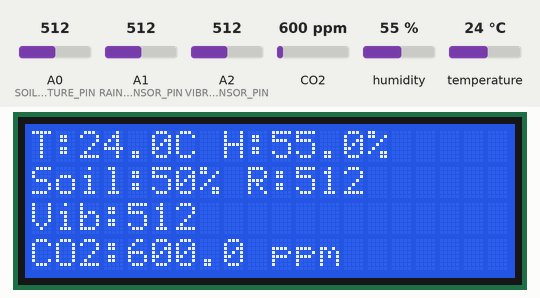
The sketch below on a simulated Arduino Uno, built with avr-gcc and run on an emulated ATmega328P. On the bench: 20×4 character LCD. Inputs (shaded band) come from the test bench; at power-on: A1 (RAIN_SENSOR_PIN) = 512, CO2 600 ppm, humidity 55 %, A0 (SOIL_MOISTURE_PIN) = 512, A2 (VIBRATION_SENSOR_PIN) = 512, temperature 24 °C. The modem accepts every AT command (registered, SIM ready, sends succeed) and sends nothing else; what the sketch prints to the serial monitor is not drawn.

Above: at 5.3 s.
5.4 s: A1 (RAIN_SENSOR_PIN) set to 104
At 11.8 s:
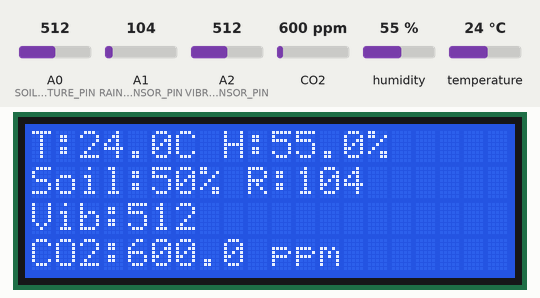
14.4 s: A1 (RAIN_SENSOR_PIN) set to 91
At 20.1 s:
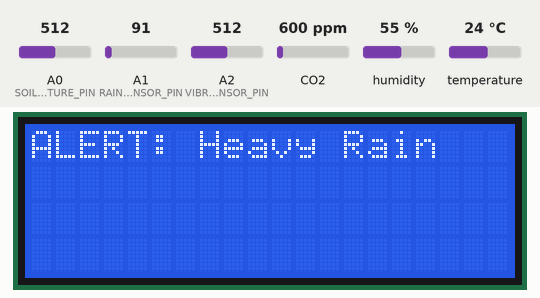
24.9 s: CO2 set to 452 ppm
At 28.5 s:
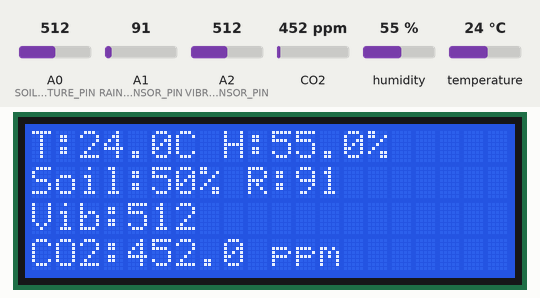
31.3 s: humidity set to 22 %
At 39.3 s:
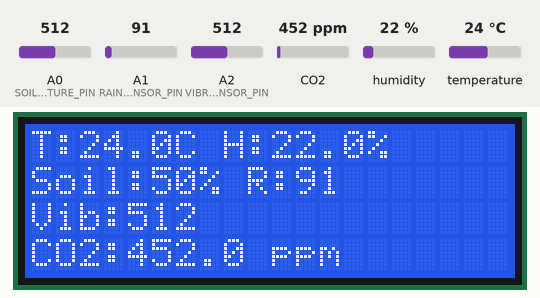
41.8 s: A0 (SOIL_MOISTURE_PIN) set to 490
At 50.1 s:
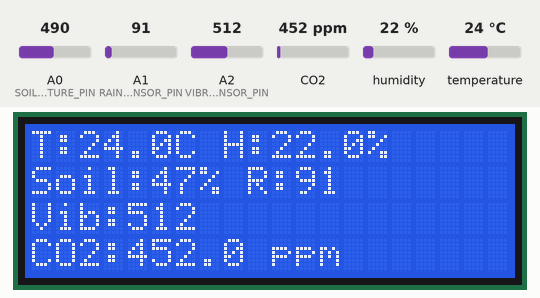
52.4 s: A2 (VIBRATION_SENSOR_PIN) set to 490
At 59.6 s:
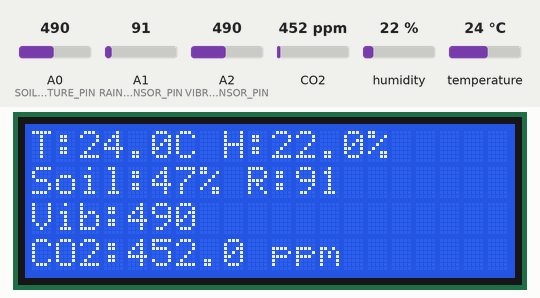
Timing chart, 0 to 61.1 s (numbered marks = the images above; inputs shaded):
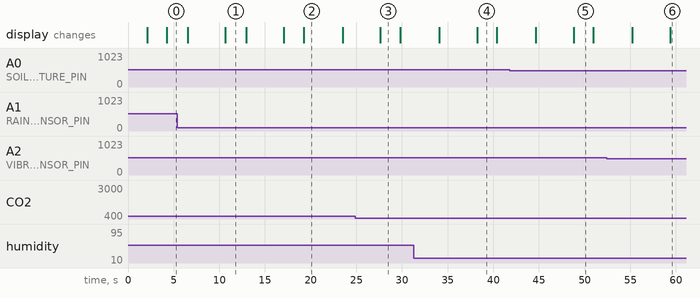

Measured:
- the behaviour switches between 100 and 99 on A1 (RAIN_SENSOR_PIN) (found by bisection; images 1 and 2)
- after the input at 5.4 s, the display: first differs from a run without the input after 5.3 s (image 1)
- after the input at 14.4 s, the display: first changes after 2.7 s (image 2 shows a later state)
- what the display in image 1 shows lasts 2.2 s, from 10.7 s to 12.9 s
- what the display in image 2 shows lasts 4.3 s, from 19.2 s to 23.5 s
- what the display in image 3 shows lasts 2.2 s, from 27.6 s to 29.8 s

The sketch:

ARDUINO_CODE.ino
```cpp
#include <DHT.h>
#include <Wire.h>
#include <LiquidCrystal_I2C.h>
#include <MQ135.h>
#include <SoftwareSerial.h>

#define DHTPIN 2        // DHT11 data pin connected to Arduino pin 2
#define DHTTYPE DHT11   // DHT 11 sensor type
#define SOIL_MOISTURE_PIN A0  // Soil moisture sensor connected to analog pin A0
#define RAIN_SENSOR_PIN A1    // Rain sensor connected to analog pin A1
#define VIBRATION_SENSOR_PIN A2 // Vibration sensor connected to analog pin A2
#define MQ135_PIN A3    // MQ135 sensor connected to analog pin A3

#define GSM_RX 10  // SIM800L RX pin connected to Arduino pin 10
#define GSM_TX 11  // SIM800L TX pin connected to Arduino pin 11

#define RAIN_THRESHOLD 100     // Adjust based on your rain sensor's range
#define VIBRATION_THRESHOLD 500 // Adjust based on your vibration sensor's range


DHT dht(DHTPIN, DHTTYPE);
LiquidCrystal_I2C lcd(0x27, 20, 4);  // I2C address 0x27, 20 column and 4 rows
MQ135 mq135_sensor(MQ135_PIN);
SoftwareSerial gsmSerial(GSM_RX, GSM_TX);

const String PHONE_NUMBER = "+919900948408";  // Replace with your phone number

void setup() {
  Serial.begin(9600);

  gsmSerial.begin(9600);
  dht.begin();
  lcd.init();
  lcd.backlight();

  Serial.println("Multi-Sensor System with GSM Alerts");
  lcd.setCursor(0, 0);
  lcd.print("Sensor System");
  lcd.setCursor(0, 1);
  lcd.print("Initializing...");

  initGSM();

  lcd.clear();
  lcd.setCursor(0, 0);
  lcd.print("System Ready");
  delay(2000);
}

void loop() {
  float humidity = dht.readHumidity();
  float temperature = dht.readTemperature();
  int soilMoisture = analogRead(SOIL_MOISTURE_PIN);
  int soilMoisturePercent = map(soilMoisture, 0, 1023, 0, 100);
  int rainValue = analogRead(RAIN_SENSOR_PIN);
  int vibrationValue = analogRead(VIBRATION_SENSOR_PIN);
  float correctedPPM = mq135_sensor.getCorrectedPPM(temperature, humidity);

  // Check for sensor errors
  if (isnan(humidity) || isnan(temperature) || isnan(correctedPPM)) {
    Serial.println("Failed to read from a sensor!");
    lcd.clear();
    lcd.setCursor(0, 0);
    lcd.print("Sensor Error!");
    return;
  }

  // Print to Serial Monitor
  printSerialData(temperature, humidity, soilMoisturePercent, rainValue, vibrationValue, correctedPPM);

  // Update LCD
  updateLCD(temperature, humidity, soilMoisturePercent, rainValue, vibrationValue, correctedPPM);


  // Check for alerts
  checkAlerts(rainValue, vibrationValue);

  delay(2000);  // Wait for 2 seconds between measurements
}

void initGSM() {
  Serial.println("Initializing GSM module...");
  gsmSerial.println("AT");
  delay(1000);
  gsmSerial.println("AT+CMGF=1"); // Set SMS text mode
  delay(1000);
}

void sendSMS(String message) {
  gsmSerial.println("AT+CMGS=\""+ PHONE_NUMBER +"\"");
  delay(1000);
  gsmSerial.print(message);
  delay(100);
  gsmSerial.write(26); // End SMS with Ctrl+Z
  delay(1000);
  Serial.println("SMS sent: " + message);
}

void printSerialData(float temp, float hum, int soil, int rain, int vib, float co2) {
  Serial.print("Temperature: ");
  Serial.print(temp);
  Serial.print("°C, Humidity: ");
  Serial.print(hum);
  Serial.println("%");
  Serial.print("Soil Moisture: ");
  Serial.print(soil);
  Serial.println("%");
  Serial.print("Rain: ");
  Serial.print(rain);
  Serial.print(", Vibration: ");
  Serial.println(vib);
  Serial.print("CO2: ");
  Serial.print(co2);
  Serial.println(" ppm");
  Serial.println();
}

void updateLCD(float temp, float hum, int soil, int rain, int vib, float co2) {
  lcd.clear();
  lcd.setCursor(0, 0);
  lcd.print("T:");
  lcd.print(temp, 1);
  lcd.print("C H:");
  lcd.print(hum, 1);
  lcd.print("%");

  lcd.setCursor(0, 1);
  lcd.print("Soil:");
  lcd.print(soil);
  lcd.print("% R:");
  lcd.print(rain);

  lcd.setCursor(0, 2);
  lcd.print("Vib:");
  lcd.print(vib);

  lcd.setCursor(0, 3);
  lcd.print("CO2:");
  lcd.print(co2, 1);
  lcd.print(" ppm");
}

void checkAlerts(int rainValue, int vibrationValue) {
  if (rainValue < RAIN_THRESHOLD) {
    String alert = "ALERT: Heavy rain detected!";
    sendSMS(alert);
    Serial.println(alert);
    lcd.clear();
    lcd.setCursor(0, 0);
    lcd.print("ALERT: Heavy Rain");
    delay(2000);
  }

  if (vibrationValue > VIBRATION_THRESHOLD) {
    String message = "ALERT: High vibration detected! Possible earthquake.";
    sendSMS(message);
    Serial.println(message);
    lcd.clear();
    lcd.setCursor(0, 0);
    lcd.print("ALERT: High Vibration");
    lcd.setCursor(0, 1);
    lcd.print("Possible Earthquake");
    delay(2000);
  }

}
```
